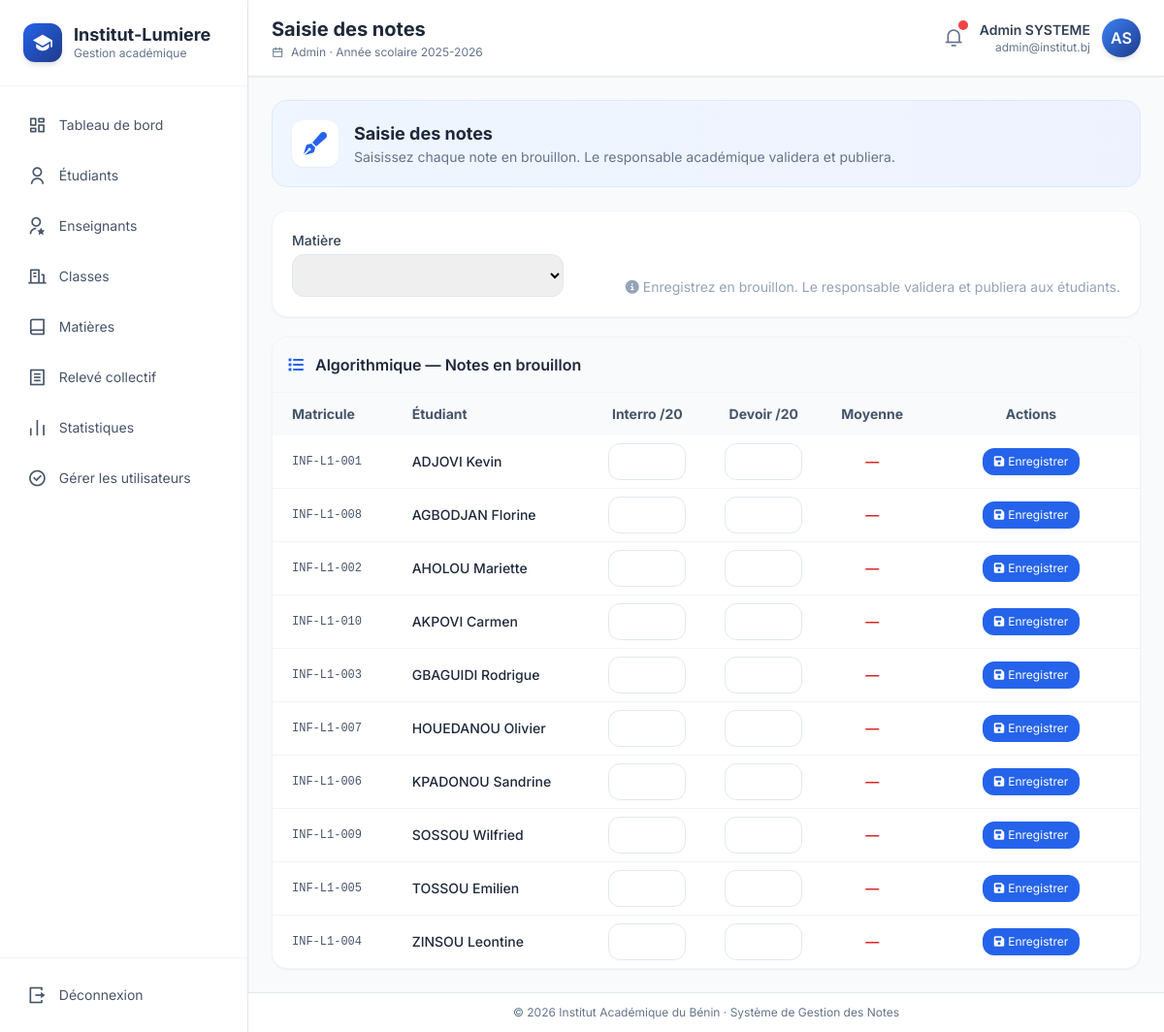
Page /pages/enseignant/saisie.php?matiere=1 (signed in) on the committed database.
### tables this page shows
CREATE TABLE matieres (
    id INT AUTO_INCREMENT PRIMARY KEY,
    code VARCHAR(20) UNIQUE NOT NULL,
    nom VARCHAR(100) NOT NULL,
    coefficient INT DEFAULT 1,
    credits INT DEFAULT 3,
    semestre ENUM('S1','S2','S3','S4','S5','S6') NOT NULL,
    heures_cours INT DEFAULT 0,
    heures_td INT DEFAULT 0,
    heures_tp INT DEFAULT 0,
    enseignant_id INT,
    classe_id INT,
    FOREIGN KEY (enseignant_id) REFERENCES enseignants(id) ON DELETE SET NULL,
    FOREIGN KEY (classe_id) REFERENCES classes(id) ON DELETE CASCADE
);

CREATE TABLE etudiants (
    id INT AUTO_INCREMENT PRIMARY KEY,
    utilisateur_id INT UNIQUE,
    matricule VARCHAR(30) UNIQUE NOT NULL,
    nom VARCHAR(100) NOT NULL,
    prenom VARCHAR(100) NOT NULL,
    date_naissance DATE,
    lieu_naissance VARCHAR(100),
    sexe ENUM('M','F') DEFAULT 'M',
    classe_id INT,
    FOREIGN KEY (utilisateur_id) REFERENCES utilisateurs(id) ON DELETE SET NULL,
    FOREIGN KEY (classe_id) REFERENCES classes(id) ON DELETE SET NULL
);

CREATE TABLE utilisateurs (
    id INT AUTO_INCREMENT PRIMARY KEY,
    nom VARCHAR(100) NOT NULL,
    prenom VARCHAR(100) NOT NULL,
    email VARCHAR(150) UNIQUE NOT NULL,
    mot_de_passe VARCHAR(255) NOT NULL,
    role ENUM('admin','enseignant','etudiant','responsable') NOT NULL,
    actif TINYINT(1) DEFAULT 1,
    created_at TIMESTAMP DEFAULT CURRENT_TIMESTAMP
);

### includes/auth.php (called while the page is built, shortened)
<?php
function e(?string $s): string
{
    return htmlspecialchars((string)$s, ENT_QUOTES, 'UTF-8');
}

### pages/enseignant/saisie.php (the view, shortened to what this page needs)
<?php
require_once __DIR__ . '/../../includes/auth.php';
$matieres = [];
include __DIR__ . '/../../includes/header.php';
$matiere_id = (int)($_GET['matiere'] ?? ($matieres[0]['id'] ?? 0));
$etudiants = [];
$matSel = null;
if ($matiere_id) {
  $stmt = $pdo->prepare("SELECT * FROM matieres WHERE id = ?");
  $stmt->execute([$matiere_id]);
  $matSel = $stmt->fetch();
  if ($matSel) {
    $stmt = $pdo->prepare("SELECT e.id, u.nom, u.prenom, e.matricule, n.id AS note_id, n.note_interro, n.note_devoir
      FROM etudiants e
      JOIN utilisateurs u ON u.id = e.utilisateur_id
      LEFT JOIN notes n ON n.etudiant_id = e.id AND n.matiere_id = ?
      WHERE e.classe_id = ?
        AND (n.id IS NULL OR n.validee = 0)
      ORDER BY u.nom");
    $stmt->execute([$matiere_id, $matSel['classe_id']]);
    $etudiants = $stmt->fetchAll();
  }
}
function calculerMoyenneEnseignant($i, $d) {
  return $i && $d ? round($i * 0.3 + $d * 0.7, 2) : null;
}
?>
<div class="mb-6">
  <div class="bg-gradient-to-r from-blue-50 to-indigo-50 rounded-2xl p-5 border border-blue-100">
    <div class="flex items-center gap-4">
      <div class="w-12 h-12 rounded-xl bg-white shadow-sm flex items-center justify-center">
        <i class="fas fa-pen-fancy text-2xl text-blue-600"></i>
      </div>
      <div>
        <h2 class="text-lg font-bold text-slate-800">Saisie des notes</h2>
        <p class="text-sm text-slate-500">Saisissez chaque note en brouillon. Le responsable académique validera et publiera.</p>
      </div>
    </div>
  </div>
</div>
<div class="bg-white rounded-2xl shadow-sm border border-slate-100 p-5 mb-5">
  <form method="GET" class="flex flex-wrap items-end gap-4">
    <div>
      <label class="block text-sm font-medium text-slate-700 mb-1">Matière</label>
      <select name="matiere" onchange="this.form.submit()" class="px-4 py-2.5 border border-slate-200 rounded-xl focus:ring-2 focus:ring-blue-500 outline-none min-w-[280px]">
      </select>
    </div>
    <div class="text-sm text-slate-400 ml-auto">
      <i class="fas fa-info-circle mr-1"></i>Enregistrez en brouillon. Le responsable validera et publiera aux étudiants.
    </div>
  </form>
</div>
<div class="bg-white rounded-2xl shadow-sm border border-slate-100 overflow-hidden">
  <div class="p-4 border-b border-slate-100 bg-slate-50">
    <h3 class="font-semibold text-slate-800">
      <i class="fas fa-list mr-2 text-blue-600"></i>
      <?= e($matSel['nom'] ?? 'Aucune matière') ?> — Notes en brouillon
    </h3>
  </div>
  <div class="overflow-x-auto">
    <table class="w-full text-sm">
      <thead class="bg-slate-50 text-slate-600">
        <tr>
          <th class="px-5 py-3 text-left">Matricule</th>
          <th class="px-5 py-3 text-left">Étudiant</th>
          <th class="px-5 py-3 text-center w-28">Interro /20</th>
          <th class="px-5 py-3 text-center w-28">Devoir /20</th>
          <th class="px-5 py-3 text-center w-24">Moyenne</th>
          <th class="px-5 py-3 text-center w-56">Actions</th>
        </tr>
      </thead>
      <tbody class="divide-y divide-slate-100">
        <?php foreach ($etudiants as $et):
          $moy = calculerMoyenneEnseignant((float)($et['note_interro'] ?? 0), (float)($et['note_devoir'] ?? 0));
        ?>
          <tr class="hover:bg-slate-50 transition">
            <td class="px-5 py-3 font-mono text-xs text-slate-600"><?= e($et['matricule']) ?></td>
            <td class="px-5 py-3 font-medium text-slate-800"><?= e($et['nom'] . ' ' . $et['prenom']) ?></td>
            <form method="POST">
              <td class="px-5 py-2"><input type="number" step="0.25" min="0" max="20" name="interro" value="<?= e($et['note_interro']) ?>" class="w-20 px-3 py-2 border border-slate-200 rounded-xl text-center focus:ring-2 focus:ring-blue-500 outline-none"></td>
              <td class="px-5 py-2"><input type="number" step="0.25" min="0" max="20" name="devoir" value="<?= e($et['note_devoir']) ?>" class="w-20 px-3 py-2 border border-slate-200 rounded-xl text-center focus:ring-2 focus:ring-blue-500 outline-none"></td>
              <td class="px-5 py-2 text-center font-semibold <?= $moy !== null && $moy >= 10 ? 'text-green-600' : 'text-red-600' ?>"><?= $moy !== null ? $moy . '/20' : '—' ?></td>
              <td class="px-5 py-2 text-center space-x-1">
                <button class="px-3 py-1.5 bg-blue-600 hover:bg-blue-700 text-white text-xs rounded-xl transition"><i class="fas fa-save mr-1"></i>Enregistrer</button>
            </form>
          </tr>
        <?php endforeach; ?>
      </tbody>
    </table>
  </div>
</div>
<?php include __DIR__ . '/../../includes/footer.php'; ?>

### includes/header.php (style rules this page uses)
body { font-family: 'Inter', sans-serif; background-color: #f8fafc; }

### rows in the picture
matieres: nom "Algorithmique"
etudiants: matricule "INF-L1-001", utilisateur.prenom "ADJOVI Kevin"
etudiants: matricule "INF-L1-008", utilisateur.prenom "AGBODJAN Florine"
etudiants: matricule "INF-L1-002", utilisateur.prenom "AHOLOU Mariette"
etudiants: matricule "INF-L1-010", utilisateur.prenom "AKPOVI Carmen"
etudiants: matricule "INF-L1-003", utilisateur.prenom "GBAGUIDI Rodrigue"
etudiants: matricule "INF-L1-007", utilisateur.prenom "HOUEDANOU Olivier"
etudiants: matricule "INF-L1-006", utilisateur.prenom "KPADONOU Sandrine"
etudiants: matricule "INF-L1-009", utilisateur.prenom "SOSSOU Wilfried"
etudiants: matricule "INF-L1-005", utilisateur.prenom "TOSSOU Emilien"
etudiants: matricule "INF-L1-004", utilisateur.prenom "ZINSOU Leontine"

### other values in the picture
$m[0] "Tableau de bord"
$m[0] "Étudiants"
$m[0] "Enseignants"
$m[0] "Classes"
$m[0] "Matières"
$m[0] "Relevé collectif"
$m[0] "Statistiques"
$m[0] "Gérer les utilisateurs"
$pageTitle "Saisie des notes"
$role "Admin"
$user['prenom'] . ' ' . $user['nom'] "Admin SYSTEME"
$user['email'] "admin@institut.bj"
substr($user['prenom'], 0, 1) . substr($user['nom'], 0, 1) "AS"
